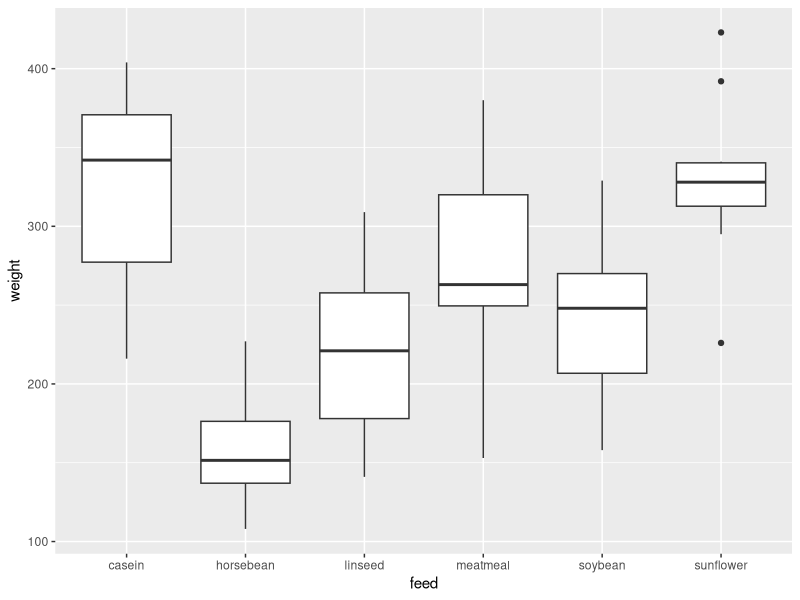

Reproduce this figure in R.
rm(list  = ls())
library(ggplot2)
data("chickwts")
head(chickwts)
str(chickwts)
summary(chickwts)

df_ch <- as.data.frame(chickwts)
df_ch

#ggplot(chickwts, aes(x = feed, y = weight, fill = feed)) +
#  geom_boxplot() +
#  labs(fill = "Feed Type")  # 범례 제목 설정

qplot(data = chickwts, x = feed, y = weight , geom = "boxplot")
by(chickwts$weight, chickwts$feed, summary)

chickwts$weights
